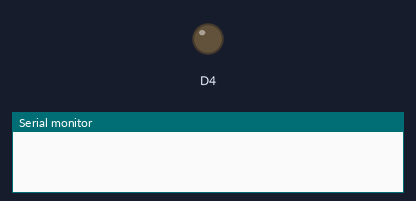
Bench run of a sketch on a simulated ESP8266 (NodeMCU). On the bench: output pins drawn as LEDs (lit = HIGH), the last lines printed to the serial monitor. WiFi joins after 1.5 s; servers stay silent unless stated; uploads are accepted with an empty reply.

Above: at 0.0 s.
At 2.8 s:
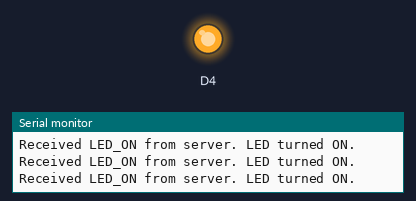
Timing chart, 0 to 4.3 s (numbered marks = the images above):
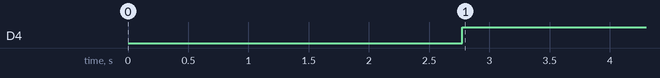

Measured:
- by itself, D4: LOW → HIGH at 2.8 s

The sketch:

Client_2.ino
```cpp
#include <ESP8266WiFi.h>
const char* ssid = "Xyz";
const char* password = "mrunmai123";
const char* serverIp = "192.168.204.254";
const int serverPort = 80;
WiFiClient client;
void setup() {
  Serial.begin(115200);
  pinMode (D4, OUTPUT);
  delay(1000);

  Serial.println();
  Serial.print("Connecting to ");
  Serial.println(ssid);

  WiFi.begin(ssid, password);
  while (WiFi.status() != WL_CONNECTED) {
    delay(500);
    Serial.print(".");
  }
  Serial.println();
  Serial.println("WiFi connected");

  Serial.println("Sending request to server...");
}

void loop() {
  if (!client.connect(serverIp, serverPort)) {
    Serial.println("Connection failed.");
    return;
  }

  Serial.println("Connected to server");
  client.print("GET / HTTP/1.1\r\n");
  client.print("Host: ");
  client.print(serverIp);
  client.print("\r\n");
  client.print("Connection: close\r\n\r\n");
  delay(10);

  while (client.available()) {
    String line = client.readStringUntil('\r');
    if (line == "LED_OFF") {
      digitalWrite(D4, LOW);
      Serial.println("Received LED_OFF from server. LED turned OFF.");
    }
    else {
      digitalWrite(D4, HIGH);
      Serial.println("Received LED_ON from server. LED turned ON.");
    }
  }
}
```
